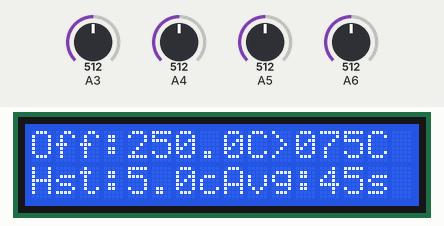
The sketch below on a simulated Arduino Nano, built with avr-gcc and run on an emulated ATmega328P. On the bench: 16×2 character LCD. The test bench sets the inputs (shaded band); at power-on: A3 = 512, A4 = 512, A5 = 512, A6 = 512. What the sketch prints to the serial monitor is not drawn.

Above: at 1.2 s.
1.3 s: A3 set to 39
At 1.71 s:
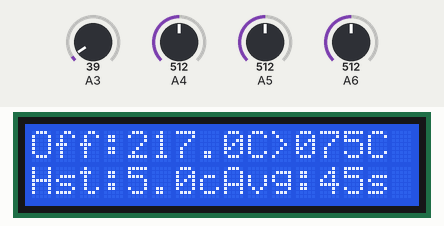
3.1 s: A3 set to 31
At 4.23 s:
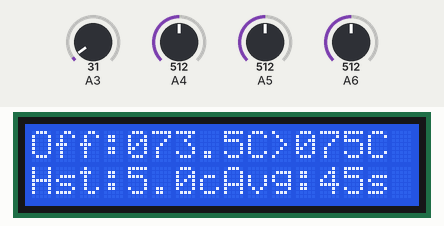
4.9 s: A4 set to 716
At 5.25 s:
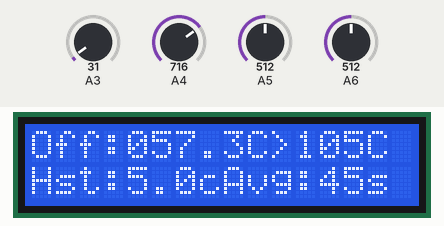
6.6 s: A5 set to 80
At 6.89 s:
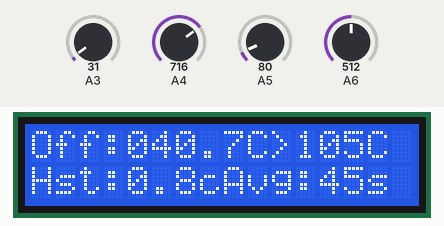
8.2 s: A6 set to 716
At 8.52 s:
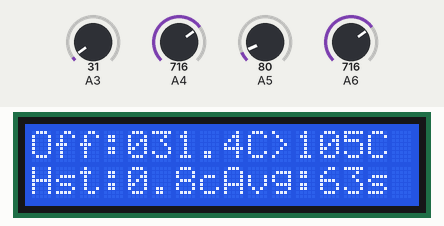
9.9 s: A5 set to 100
At 10.36 s:
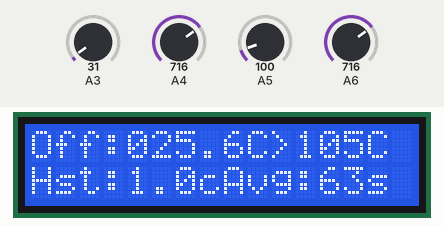
Timing chart, 0 to 12.7 s (numbered marks = the images above; inputs shaded):
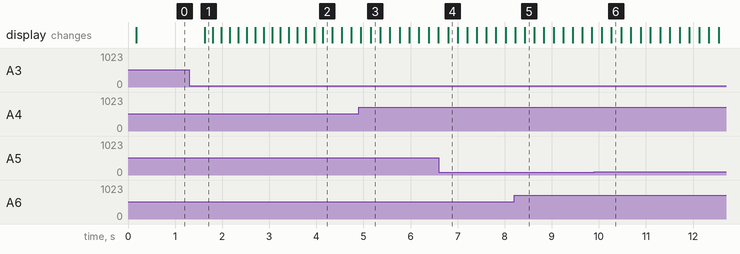

The sketch:

Termostat.ino
```cpp
#include <LiquidCrystal.h>
LiquidCrystal lcd(7, 8, 9, 10, 11, 12);

#define AVG_REGENERATION_RATIO 0.75
#define MIN_RELAY_SWITCH_DELAY 60000
#define REFRESH_DELAY 25
#define MAX_AVG_INTERVAL 90

float avgTempAccum;
int   avgTempAccumSize;
unsigned long avgTempAccumLastReset;

bool isRelayOn;
unsigned long lastRelaySwitchTime;

void setup() {
  lcd.begin(16, 2);
  Serial.begin(9600);

  avgTempAccum = 0.0;
  avgTempAccumSize = 0;
  avgTempAccumLastReset = millis();

  isRelayOn = false;
  lastRelaySwitchTime = 0;
}

void dbg(String s, int val){
  Serial.print(s);
  Serial.print(":");
  Serial.println(val);
}
void dbg(String s, float val){
  Serial.print(s);
  Serial.print(":");
  Serial.println(val);
}
void dbg(String s, int v0, int v1){
  Serial.print(s);
  Serial.print(":");
  Serial.print(v0);
  Serial.print(",");
  Serial.println(v1);
}
void dbg(String s, int v0, float v1){
  Serial.print(s);
  Serial.print(":");
  Serial.print(v0);
  Serial.print(",");
  Serial.println(v1);
}

char line1[16];
char line2[16];
void loop() {
  Serial.println("----");

  int settingHysteresis = round(99.0*(analogRead(A5)/1024.0));
  int settingTempAccumInterval = round(MAX_AVG_INTERVAL *(analogRead(A6)/1024.0));
  float temperatureSensorReading = analogRead(A3) * (5.0/10.24);
  int settingGoalTemp = round(analogRead(A4) / 6.80);

  dbg("settingHysteresis", analogRead(A5), settingHysteresis);
  dbg("settingTempAccumInterval", analogRead(A6), settingTempAccumInterval);
  dbg("temperatureSensorReading", analogRead(A3), temperatureSensorReading);
  dbg("settingGoalTemp", analogRead(A4), settingGoalTemp);


  unsigned long now = millis();
  avgTempAccum += temperatureSensorReading;
  avgTempAccumSize++;

  float currentAverageTemp = avgTempAccum / avgTempAccumSize;

  dbg("AccumSize, AvgTemp", avgTempAccumSize, currentAverageTemp);

  if( now - avgTempAccumLastReset > (REFRESH_DELAY*settingTempAccumInterval)) {

    int regeneratedAvgTempAccumSize = (int)(avgTempAccumSize * AVG_REGENERATION_RATIO);
    float regeneratedAvgTempAccum = currentAverageTemp * regeneratedAvgTempAccumSize;

    avgTempAccumSize = regeneratedAvgTempAccumSize;
    avgTempAccum = regeneratedAvgTempAccum;
    avgTempAccumLastReset = now;
  }

  dbg("relay check", settingGoalTemp + (settingHysteresis/20), settingGoalTemp - (settingHysteresis/20));

  if( currentAverageTemp >= (settingGoalTemp + (settingHysteresis/20))) {
      setRelay(false);
  } else if( currentAverageTemp < (settingGoalTemp - (settingHysteresis/20))){
      setRelay(true);
  }

  sprintf (line1, "%s:%03d.%1dC>%03dC", isRelayOn ? "On " : "Off" , (int)currentAverageTemp,  abs((int)(currentAverageTemp*10)%10), settingGoalTemp);
  sprintf (line2, "Hst:%1d.%1dcAvg:%2ds", settingHysteresis/10,  settingHysteresis%10,  settingTempAccumInterval);

  lcd.setCursor(0, 0);
  lcd.print(line1);
  lcd.setCursor(0, 1);
  lcd.print(line2);

  delay(REFRESH_DELAY);
}

void setRelay(bool on){
  if( isRelayOn == on ) return;

  unsigned long now = millis();
  dbg("relay time check", (int)(now - lastRelaySwitchTime));
  if( now - lastRelaySwitchTime > MIN_RELAY_SWITCH_DELAY ) {
    dbg("relay switch", on ? 1 : 0 );
    analogWrite(A2, on ? 1023 : 0);
    lastRelaySwitchTime = now;
    isRelayOn = on;
  }
}
```

Measured:
- after the input at 1.3 s, the display: changes after 0.33 s (image 1)
